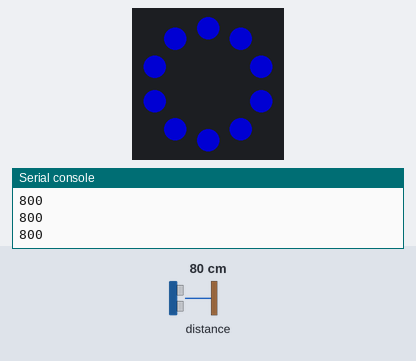
A program run on a simulated Circuit Playground running CircuitPython. Shown: the board's ring of 10 RGB LEDs (number 0 left of the top, counting anticlockwise), the last lines printed to the serial console. The test bench sets the inputs (shaded band); at power-on: distance to the obstacle 80 cm. Dim RGB values are drawn brighter than linear.

Above: at 1.2 s.
1.3 s: distance to the obstacle set to 2 cm
At 2.5 s:
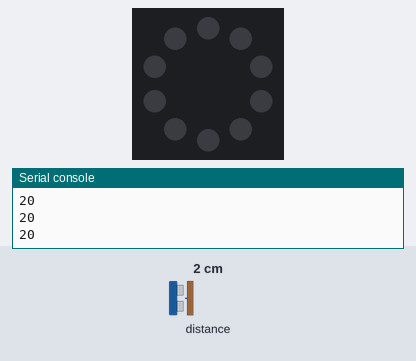
2.8 s: distance to the obstacle set to 18 cm
At 4.0 s:
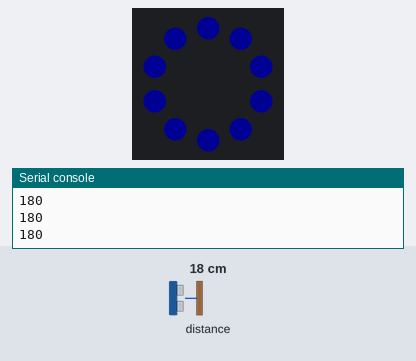
4.3 s: distance to the obstacle set to 35 cm
5.8 s: distance to the obstacle set to 4 cm
At 6.3 s:
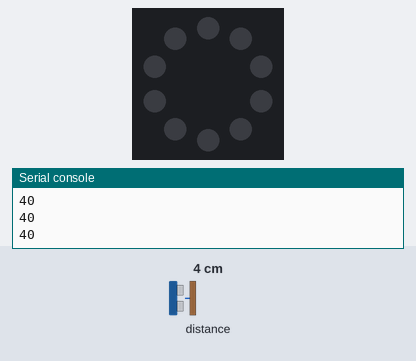
7.3 s: distance to the obstacle set to 60 cm
At 8.5 s:
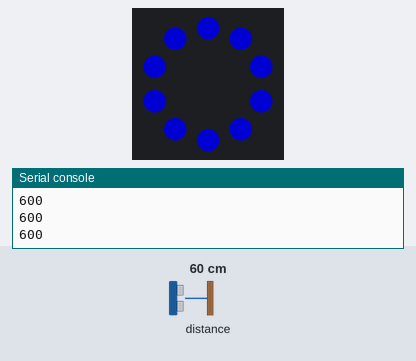
Timing chart, 0 to 9.8 s (numbered marks = the images above; inputs shaded):
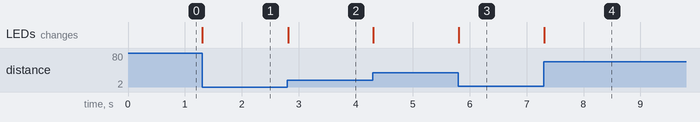

Measured:
- after the input at 1.3 s, the LEDs: change at once (image 1)
- after the input at 2.8 s, the LEDs: change at once (image 2)
- after the input at 5.8 s, the LEDs: change at once (image 3)
- after the input at 7.3 s, the LEDs: change at once (image 4)

The program:

code.py
```python
import time
import board
import busio
import adafruit_vl53l0x
import simpleio
import analogio
import neopixel #not enough memory available to load the whole cp library, so we only load the neopixel part of it
import adafruit_fancyled.adafruit_fancyled as fancy

#initialize the neopixels without using the cp library
pixels = neopixel.NeoPixel(board.NEOPIXEL, 10, brightness=.05, auto_write=False)
pixels.fill((0, 0, 0))
pixels.show()

i2c_bus_offboard = busio.I2C( board.SCL, board.SDA )
rangefinder = adafruit_vl53l0x.VL53L0X( i2c_bus_offboard )

color_RGB = (0,0,255)

while True:
    distance_mm = rangefinder.range
    if distance_mm > 1000: #the rangefinder isn't reliable at values greater than around 1000mmm
        distance_mm = 1000 #so rather than have it jump to 8000mm, cap the value at 1000.
    print( distance_mm )

    #set up the ranges for remapping
    distance_mm_minimum = 100
    distance_mm_maximum = 600

    brightness_minimum = 0.0
    brightness_maximum = 0.5

    brightness = simpleio.map_range(distance_mm, distance_mm_minimum, distance_mm_maximum, brightness_minimum, brightness_maximum)

    #convert hue to RGB
    #color_hsv = fancy.CHSV( hue ) #input 0 to 1 for H, S, V :: OK to send only Hue
    #color_RGB_normalized = fancy.CRGB( color_hsv )
    #color_RGB = fancy.denormalize( color_RGB_normalized )

    pixels.fill( color_RGB )
    pixels.brightness = brightness
    pixels.show() #must remember to do pixels.show() when using the neopixel library.
                    #pixels.show() is not needed when using the cp library.
    time.sleep(0.01)
```
